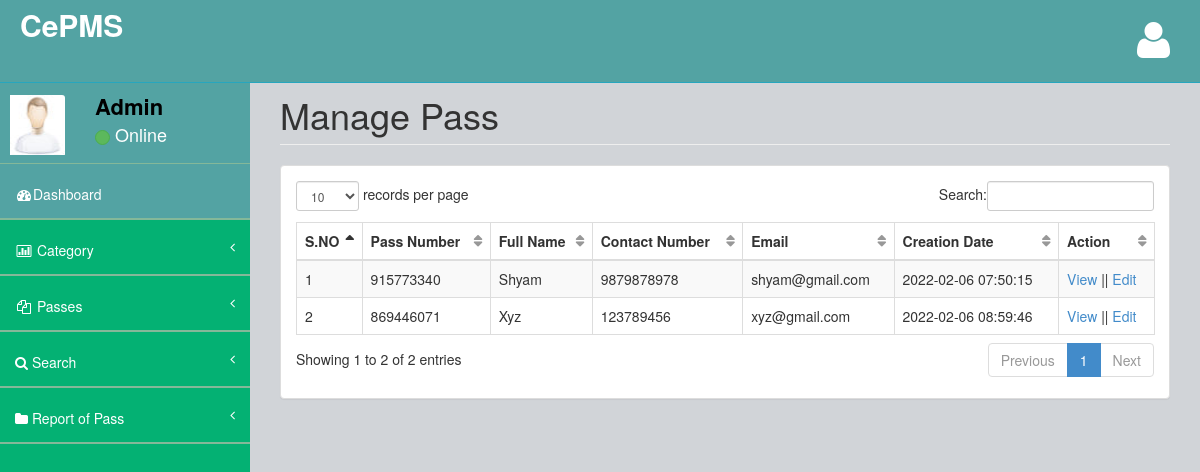
The page /admin/last-7days-pass.php (signed in) on the database its author committed.
### tables this page shows
CREATE TABLE `tblpass` (
  `ID` int(10) NOT NULL,
  `PassNumber` varchar(200) DEFAULT NULL,
  `FullName` varchar(200) DEFAULT NULL,
  `ContactNumber` bigint(10) DEFAULT NULL,
  `Email` varchar(200) DEFAULT NULL,
  `IdentityType` varchar(200) DEFAULT NULL,
  `IdentityCardno` varchar(200) DEFAULT NULL,
  `Category` varchar(100) DEFAULT NULL,
  `FromDate` varchar(200) DEFAULT NULL,
  `ToDate` varchar(200) DEFAULT NULL,
  `PasscreationDate` timestamp NULL DEFAULT CURRENT_TIMESTAMP
);

### admin/last-7days-pass.php (the view, shortened to what this page needs)
<?php
if (strlen($_SESSION['cpmsaid']==0)) {
  header('location:logout.php');
  } else{
  ?>
<!DOCTYPE html>
<html>
<head>
    <link href="assets/plugins/bootstrap/bootstrap.css" rel="stylesheet" />
    <link href="assets/font-awesome/css/font-awesome.css" rel="stylesheet" />
    <link href="assets/plugins/pace/pace-theme-big-counter.css" rel="stylesheet" />
  <link href="assets/css/style.css" rel="stylesheet" />
      <link href="assets/css/main-style.css" rel="stylesheet" />
    <link href="assets/plugins/dataTables/dataTables.bootstrap.css" rel="stylesheet" />
</head>
<body>
    <div id="wrapper">
       <?php include_once('includes/header.php');?>
        <?php include_once('includes/sidebar.php');?>
        <div id="page-wrapper">
            <div class="row">
                <div class="col-lg-12">
                    <h1 class="page-header">Manage Pass</h1>
                </div>
            </div>
            <div class="row">
                <div class="col-lg-12">
                    <div class="panel panel-default">
                        <div class="panel-body">
                            <div class="table-responsive">
                                <table class="table table-striped table-bordered table-hover" id="dataTables-example">
                                    <thead>
                                        <tr>
                                            <th>S.NO</th>
                                           <th>Pass Number</th>
                                            <th>Full Name</th>
                                            <th>Contact Number</th>
                                            <th>Email</th>
                                            <th>Creation Date</th>
                                            <th>Action</th>
                                        </tr>
                                    </thead>
                                    <tbody>
                                        <?php
$sql="SELECT * from tblpass where date(PasscreationDate)>=(DATE(NOW()) - INTERVAL 7 DAY)";
$query = $dbh -> prepare($sql);
$query->execute();
$results=$query->fetchAll(PDO::FETCH_OBJ);
$cnt=1;
if($query->rowCount() > 0)
{
foreach($results as $row)
{               ?>
                                       <tr>
                  <td><?php echo htmlentities($cnt);?></td>
                  <td><?php  echo htmlentities($row->PassNumber);?></td>
                  <td><?php  echo htmlentities($row->FullName);?></td>
                  <td><?php  echo htmlentities($row->ContactNumber);?></td>
                  <td><?php  echo htmlentities($row->Email);?></td>
                  <td><?php  echo htmlentities($row->PasscreationDate);?></td>
                  <td><a href="view-pass-detail.php?viewid=<?php echo htmlentities ($row->ID);?>">View</a>  ||  <a href="edit-pass-detail.php?editid=<?php echo htmlentities ($row->ID);?>">Edit</a></td>
                </tr>
               <?php $cnt=$cnt+1;}} ?>
                                    </tbody>
                                </table>
                            </div>
                        </div>
                    </div>
                </div>
            </div>
        </div>
    </div>
</body>
</html>
<?php }  ?>

### admin/assets/css/style.css (style rules this page uses)
body { background-color: #f8f8f8; }
#wrapper { width: 100%; margin-top: 55px!important; background-color:#04B173; }
#page-wrapper { padding: 0 15px; min-height: 568px; background-color:rgb(209, 212, 216); }
table.dataTable thead .sorting, table.dataTable thead .sorting_asc:after, table.dataTable thead .sorting_desc, table.dataTable thead .sorting_asc_disabled, table.dataTable thead .sorting_desc_disabled { background: transparent; }
table.dataTable thead .sorting_asc:after { content: "\f0de"; float: right; font-family: fontawesome; }
table.dataTable thead .sorting:after { content: "\f0dc"; float: right; font-family: fontawesome; color: rgba(50,50,50,.5); }

### admin/assets/css/main-style.css (style rules this page uses)
@media (min-width:768px) { #page-wrapper { position: inherit; margin: 0 0 0 250px; padding: 0 30px; min-height: 1000px; } }

### rows shown on the page
tblpass: PassNumber "915773340", FullName "Shyam", ContactNumber "9879878978", Email "shyam@gmail.com", PasscreationDate "2022-02-06 07:50:15"
tblpass: PassNumber "869446071", FullName "Xyz", ContactNumber "123789456", Email "xyz@gmail.com", PasscreationDate "2022-02-06 08:59:46"

### other values the page prints
$_SESSION['username'] "Admin"
